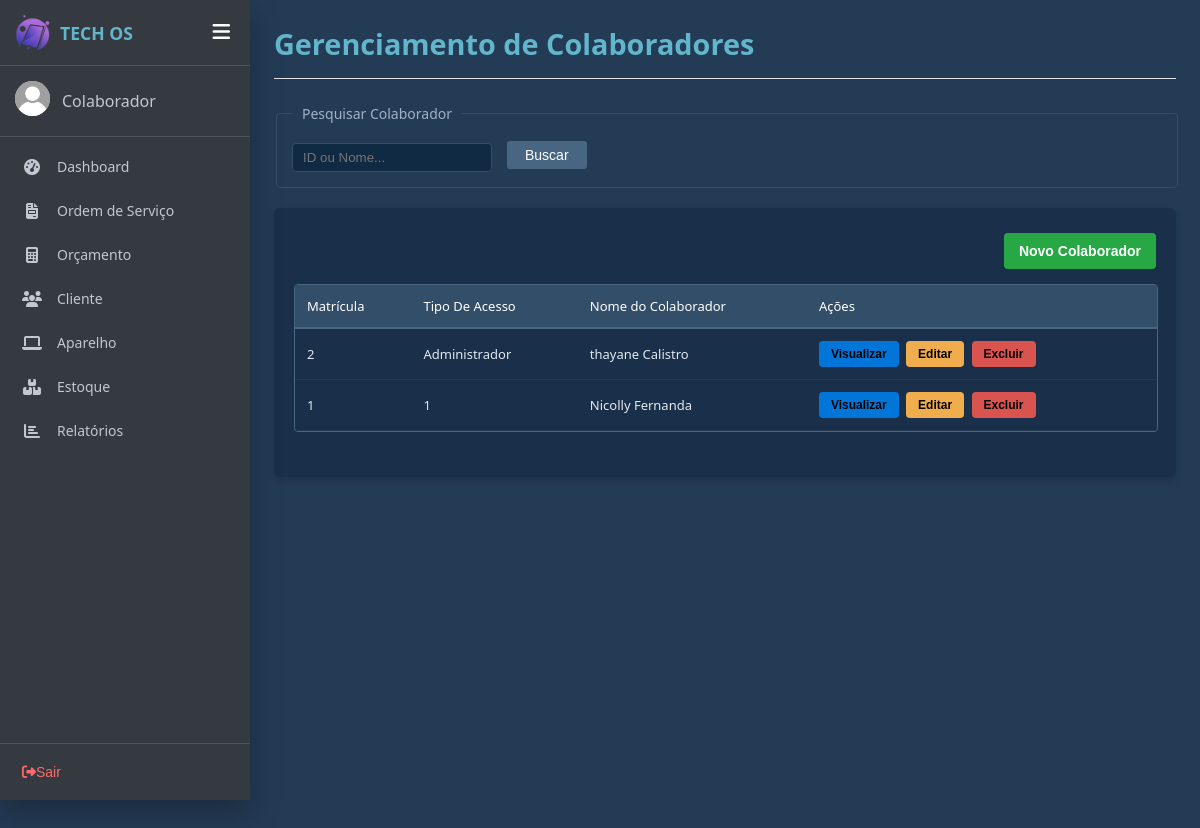
Before: /funcionario.php with the older database file.
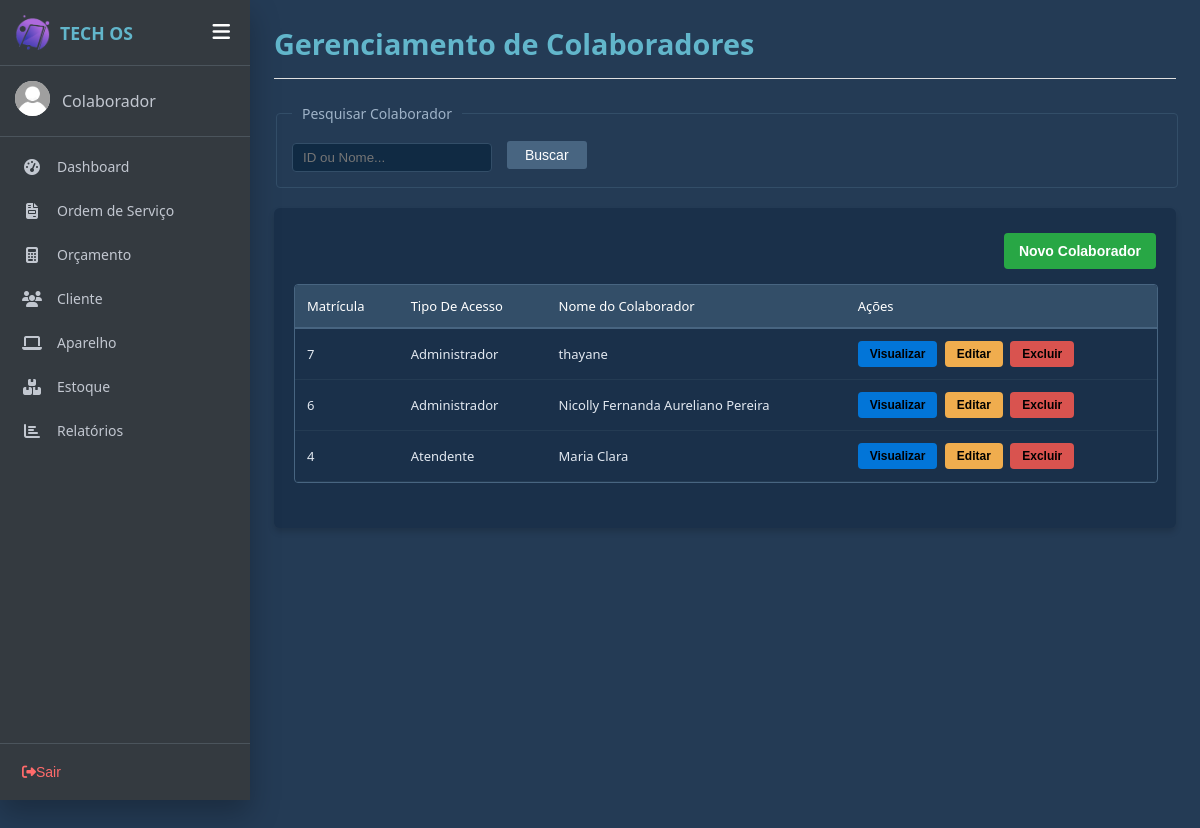
After: the same page with the newer database file.
### tables this page shows
CREATE TABLE `funcionario` (
  `idFuncionario` int(11) NOT NULL COMMENT 'Chave primária de identificação do funcionário',
  `tipoFuncionario` varchar(50) DEFAULT NULL COMMENT 'Cargo, nível de acesso ou perfil do funcionário',
  `nomeFuncionario` varchar(150) NOT NULL COMMENT 'Nome completo do funcionário',
  `cpfFuncionario` varchar(20) DEFAULT NULL COMMENT 'CPF do funcionário',
  `telefoneFuncionario` int(20) NOT NULL,
  `emailFuncionario` varchar(150) DEFAULT NULL COMMENT 'E-mail para contato e comunicação interna',
  `cepFuncionario` int(11) NOT NULL,
  `enderecoFuncionario` varchar(255) DEFAULT NULL COMMENT 'Endereço residencial completo do funcionário',
  `numeroFuncionario` int(11) NOT NULL,
  `complementoFuncionario` varchar(50) NOT NULL,
  `bairroFuncionario` varchar(30) NOT NULL,
  `cidadeFuncionario` varchar(30) NOT NULL,
  `estadoFuncionario` varchar(30) NOT NULL,
  `login` varchar(100) DEFAULT NULL COMMENT 'Nome do usuário utilizado para autentificação no sistema',
  `senha` varchar(255) DEFAULT NULL COMMENT 'Senha de acesso criptografada do funcionário para login no sistema',
  `fotoFuncionario` varchar(225) DEFAULT NULL COMMENT 'Foto do funcionário'
);

### php/funcoes.php (called while the page is built, shortened)
<?php
include_once('funcaoAparelho.php');
include_once('funcaoFuncionario.php');
function foto($id = null) {
    $caminhoPadrao = "img/usuarios/padrao.png";
    return $caminhoPadrao;
}
function nomeFuncionario($id = null) {
    return $_SESSION['nomeFuncionario'] ?? "Colaborador";
}
?>

### php/funcaoFuncionario.php (the view, shortened to what this page needs)
<?php
    function listaFuncionarios($termoBusca = ""){
        $html = "";
    include("includes/conexao.php");
    $sql = "SELECT idFuncionario, tipoFuncionario, nomeFuncionario, cpfFuncionario, emailFuncionario, telefoneFuncionario, cepFuncionario, enderecoFuncionario, numeroFuncionario, complementoFuncionario, bairroFuncionario, cidadeFuncionario, estadoFuncionario, login, senha from funcionario";
    $sql .= " ORDER BY idFuncionario DESC";
    $result = mysqli_query($conn,$sql);
    if(mysqli_num_rows($result) > 0){
        foreach($result as $coluna){
        $html .= "<tr>
                          <td>".$coluna['idFuncionario']."</td>
                          <td>".$coluna['tipoFuncionario']."</td>
                          <td>".$coluna['nomeFuncionario']."</td>
                          <td>
                            <button class='btn-visualizar-tabela btn-visualizar' title='Visualizar'
                            data-id='".$coluna['idFuncionario']."'
                            data-tipo='".htmlspecialchars($coluna['tipoFuncionario'], ENT_QUOTES)."'
                            data-nome='".htmlspecialchars($coluna['nomeFuncionario'], ENT_QUOTES)."'
                            data-cpf='".htmlspecialchars($coluna['cpfFuncionario'], ENT_QUOTES)."'
                            data-email='".htmlspecialchars($coluna['emailFuncionario'], ENT_QUOTES)."'
                            data-telefone='".htmlspecialchars($coluna['telefoneFuncionario'], ENT_QUOTES)."'
                            data-cep='".htmlspecialchars($coluna['cepFuncionario'], ENT_QUOTES)."'
                            data-endereco='".htmlspecialchars($coluna['enderecoFuncionario'], ENT_QUOTES)."'
                            data-numero='".htmlspecialchars($coluna['numeroFuncionario'], ENT_QUOTES)."'
                            data-complemento='".htmlspecialchars($coluna['complementoFuncionario'], ENT_QUOTES)."'
                            data-bairro='".htmlspecialchars($coluna['bairroFuncionario'], ENT_QUOTES)."'
                            data-cidade='".htmlspecialchars($coluna['cidadeFuncionario'], ENT_QUOTES)."'
                            data-estado='".htmlspecialchars($coluna['estadoFuncionario'], ENT_QUOTES)."'
                            data-login='".htmlspecialchars($coluna['login'], ENT_QUOTES)."'
                            data-senha='".htmlspecialchars($coluna['senha'], ENT_QUOTES)."'
                            >Visualizar</button>
                            <button class='btn-alterar-tabela btn-alterar' title='Alterar'
                            data-id='".$coluna['idFuncionario']."'
                            data-tipo='".htmlspecialchars($coluna['tipoFuncionario'], ENT_QUOTES)."'
                            data-nome='".htmlspecialchars($coluna['nomeFuncionario'], ENT_QUOTES)."'
                            data-cpf='".htmlspecialchars($coluna['cpfFuncionario'], ENT_QUOTES)."'
                            data-email='".htmlspecialchars($coluna['emailFuncionario'], ENT_QUOTES)."'
                            data-telefone='".htmlspecialchars($coluna['telefoneFuncionario'], ENT_QUOTES)."'
                            data-cep='".htmlspecialchars($coluna['cepFuncionario'], ENT_QUOTES)."'
                            data-endereco='".htmlspecialchars($coluna['enderecoFuncionario'], ENT_QUOTES)."'
                            data-numero='".htmlspecialchars($coluna['numeroFuncionario'], ENT_QUOTES)."'
                            data-complemento='".htmlspecialchars($coluna['complementoFuncionario'], ENT_QUOTES)."'
                            data-bairro='".htmlspecialchars($coluna['bairroFuncionario'], ENT_QUOTES)."'
                            data-cidade='".htmlspecialchars($coluna['cidadeFuncionario'], ENT_QUOTES)."'
                            data-estado='".htmlspecialchars($coluna['estadoFuncionario'], ENT_QUOTES)."'
                            data-login='".htmlspecialchars($coluna['login'], ENT_QUOTES)."'
                            data-senha='".htmlspecialchars($coluna['senha'], ENT_QUOTES)."'
                            >
                            Editar
                            </button>
                            <button class='btn-apagar-tabela btn-apagar' title='Apagar'
                            data-id='".$coluna['idFuncionario']."'
                            >
                            Excluir
                            </button>
                            </td>
                     </tr>";
        }
    }
        return $html;
    }
    ?>

### funcionario.php (shortened to what this page needs)
<?php
include("php/funcoes.php");
$currentPage ='funcionario';
$busca = isset($_GET['busca']) ? $_GET['busca'] : '';
?>
<!DOCTYPE html>
<html lang="pt-br">
<head>
    <link rel="stylesheet" href="css/os.css">
    <link rel="stylesheet" href="css/style_cadastros.css">
</head>
<body>
<?php include('sidebar.php'); ?>
<div class="page-content">
<div class="os-header">
        <div>
            <h2>Gerenciamento de Colaboradores</h2>
        </div>
      </div>
       <fieldset class="search-fieldset">
            <legend>Pesquisar Colaborador</legend>
            <div class="search-box">
                <input type="text" id="pesquisar" name="pesquisar" placeholder="ID ou Nome..." value="<?php echo htmlspecialchars($busca); ?>">
                <button type="button" class="btn btn-blue" id="btnBuscar">Buscar</button>
            </div>
        </fieldset>
      <div class="section-card">
       <div class="action-header">
       <input type="submit" class="btn btn-sucesso" value="Novo Colaborador" id="botaoAbrir" >
       </div>
      <div class="table-container">
            <table  class="os-table">
                <thead>
                  <tr>
                    <th>Matrícula</th>
                    <th>Tipo De Acesso</th>
                    <th>Nome do Colaborador</th>
                    <th>Ações</th>
                  </tr>
                </thead>
                <tbody>
                  <?php
                  $busca = isset($_GET['busca']) ? $_GET['busca'] : '';
                  echo listaFuncionarios($busca);
                  ?>
                </tbody>
            </table>
      </div>
      </div>
</div>
</body>
</html>

### sidebar.php (shortened to what this page needs)
<?php
include_once("php/funcoes.php");
$idLogado = $_SESSION['idFuncionario'] ?? null;
?>
<link rel= "stylesheet" href="css/sidebar.css">
<link rel="stylesheet" href="https://cdnjs.cloudflare.com/ajax/libs/font-awesome/6.4.0/css/all.min.css">
<div class="sidebar" id="mySidebar">
    <div class="sidebar-header">
        <div class="sidebar-brand">
            <div class="brand-icon">
                <img src="img/techOs.png" alt="Logo TechOS">
            </div>
            <span>TECH OS</span>
        </div>
        <button class="btn-toggle-menu" onclick="toggleSidebar()">
            <i class="fas fa-bars"></i>
        </button>
    </div>
    <div class="sidebar-user">
    <div class="image">
        <img src="<?= foto($idLogado); ?>" alt="Avatar" class="user-avatar">
    </div>
    <div class="info">
        <span class="d-block text-white"><?= nomeFuncionario($idLogado); ?></span>
    </div>
</div>
    <ul class="sidebar-menu">
        <li class="menu-item <?= ($currentPage == 'dashboard') ? 'active' : ''; ?>">
            <a href="dashboard.php"><i class="fas fa-tachometer-alt"></i> <span>Dashboard</span></a>
        </li>
        <li class="menu-item <?= ($currentPage == 'os') ? 'active' : ''; ?>">
            <a href="os.php"><i class="fas fa-file-invoice"></i> <span>Ordem de Serviço</span></a>
        </li>
        <li class="menu-item <?= ($currentPage == 'orcamento') ? 'active' : ''; ?>">
            <a href="orcamentos.php"><i class="fas fa-calculator"></i> <span>Orçamento</span></a>
        </li>
        <li class="menu-item <?= ($currentPage == 'cliente') ? 'active' : ''; ?>">
            <a href="cliente.php"><i class="fas fa-users"></i> <span>Cliente</span></a>
        </li>
        <li class="menu-item <?= ($currentPage == 'aparelho') ? 'active' : ''; ?>">
            <a href="cadastroAparelho.php"><i class="fas fa-laptop"></i> <span>Aparelho</span></a>
        </li>
        <li class="menu-item <?= ($currentPage == 'estoque') ? 'active' : ''; ?>">
            <a href="estoque.php"><i class="fas fa-boxes"></i> <span>Estoque</span></a>
        </li>
        <li class="menu-item <?= ($currentPage == 'relatorios') ? 'active' : ''; ?>">
            <a href="relatorio.php"><i class="fas fa-chart-bar"></i> <span>Relatórios</span></a>
        </li>
    </ul>
    <div class="sidebar-footer">
        <button class="btn-logout" onclick="window.location.href='index.php'">
            <i class="fas fa-sign-out-alt"></i> <span>Sair</span>
        </button>
    </div>
</div>

### css/os.css (style rules this page uses)
.page-content { display: flex; flex-direction: column; width: 100%; padding: 24px; min-height: 100vh; overflow-x: hidden; background-color: #243b55; color: #ffffff; font-family: 'Segoe UI', Tahoma, Geneva, Verdana, sans-serif; }
.os-header { display: flex; justify-content: space-between; align-items: center; border-bottom: 1px solid #e0e0e0; padding-bottom: 10px; margin-bottom: 25px; }
.os-header h2 { font-size: 1.8rem; color: #62b6cb; margin: 0 0 5px 0; }
.search-fieldset { border: 1px solid #334e68; border-radius: 4px; padding: 15px; margin-bottom: 20px; width: 100%; box-sizing: border-box; }
.search-fieldset legend { padding: 0 10px; font-size: 14px; color: #9fb3c8; }
.search-box { display: flex; align-items: center; gap: 15px; }
.search-box input[type="text"] { background-color: #102a43; border: 1px solid #334e68; color: white; padding: 6px 10px; border-radius: 4px; width: 200px; outline: none; }
.btn { padding: 6px 18px; border: none; border-radius: 3px; cursor: pointer; font-size: 14px; transition: background 0.2s; }
.btn-blue { background-color: #486581; color: white; }
.btn-sucesso { background-color: #28a745; color: white; border: none; padding: 10px 15px; border-radius: 4px; cursor: pointer; font-weight: bold; }
.section-card { background-color: #1a304a; border-radius: 6px; padding: 20px; box-shadow: 0 4px 6px rgba(0, 0, 0, 0.15); }
.table-container { border: 1px solid #486581 !important; border-radius: 4px; background-color: #1a304a; overflow-x: auto; margin-bottom: 25px; width: 100%; flex-grow: 1; }
.os-table { width: 100%; border-collapse: collapse; text-align: left; font-size: 13px; }
.os-table th { background-color: #334e68; color: #ffffff; padding: 12px; font-weight: 500; border-bottom: 2px solid #486581; }
.os-table td { padding: 12px; border-bottom: 1px solid #243b53; color: #e2e8f0; }

### css/style_cadastros.css (style rules this page uses)
.action-header { display: flex; justify-content: flex-end; margin-bottom: 15px; width: 100%; }
.btn-alterar, .btn-apagar, .btn-visualizar { border: none; border-radius: 4px; cursor: pointer; padding: 6px 12px; font-size: 12px; font-weight: 600; margin-right: 4px; transition: all 0.2s ease-in-out; display: inline-block; font-weight: bold; color:black; }
.btn-alterar { background-color: #f0ad4e; color:black; }
.btn-apagar { background-color: #d9534f; color: black; }
.btn-visualizar { background-color: #0275d8; color: black; }
input { padding: 10px; margin-top: 5px; border: 1px solid #ccc; border-radius: 4px; box-sizing: border-box; }

Changed rows visible on the page:
removed funcionario: idFuncionario "2", tipoFuncionario "Administrador", nomeFuncionario "thayane Calistro"
removed funcionario: idFuncionario "1", tipoFuncionario "1", nomeFuncionario "Nicolly Fernanda"
added funcionario: idFuncionario "7", tipoFuncionario "Administrador", nomeFuncionario "thayane"
added funcionario: idFuncionario "6", tipoFuncionario "Administrador", nomeFuncionario "Nicolly Fernanda Aureliano Pereira"
added funcionario: idFuncionario "4", tipoFuncionario "Atendente", nomeFuncionario "Maria Clara"
